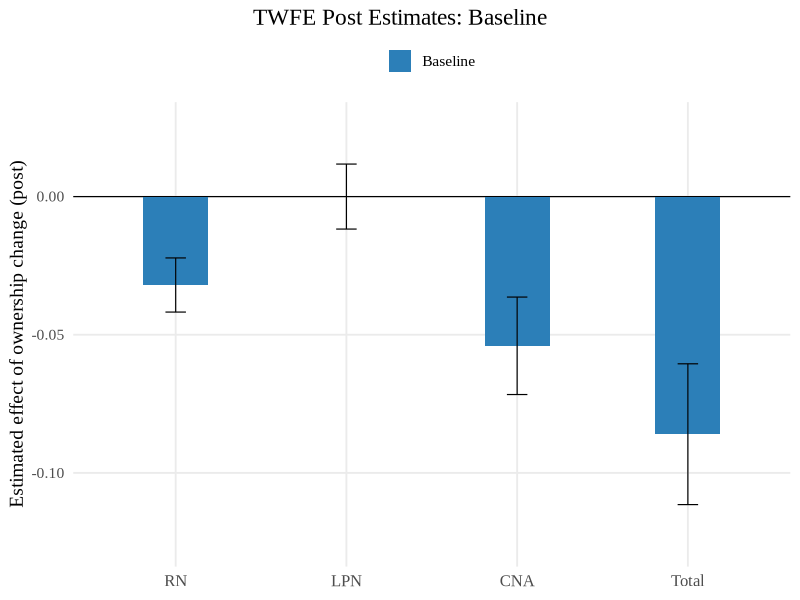
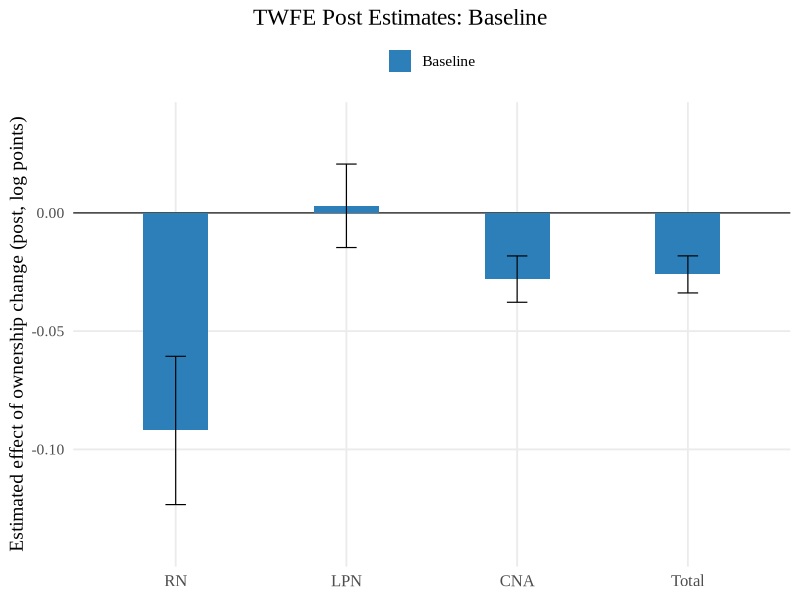
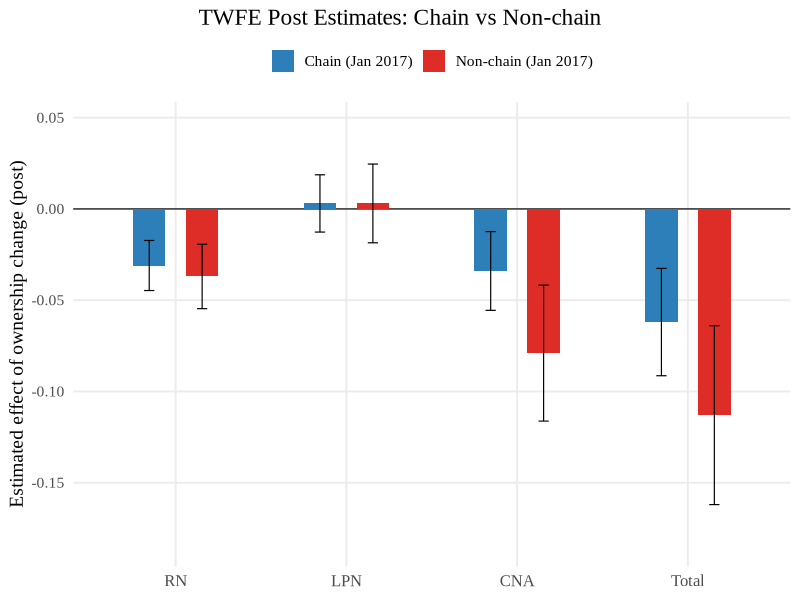
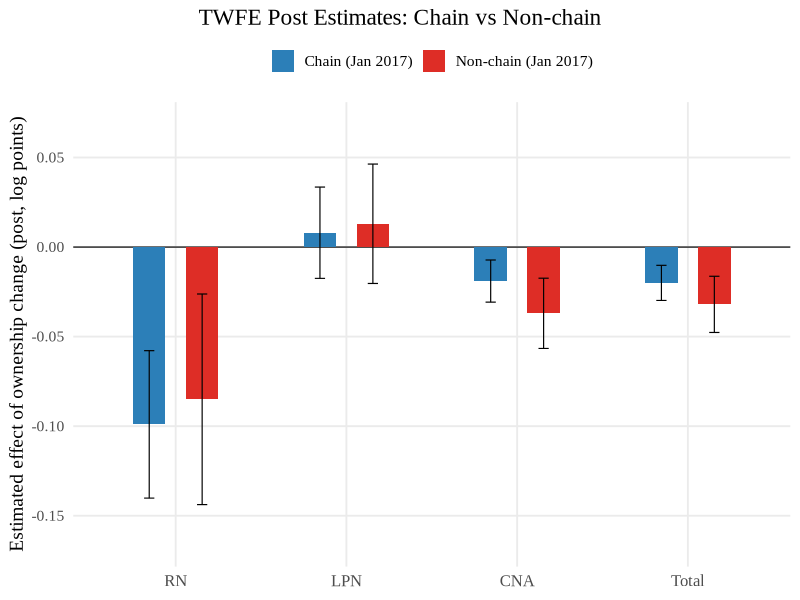
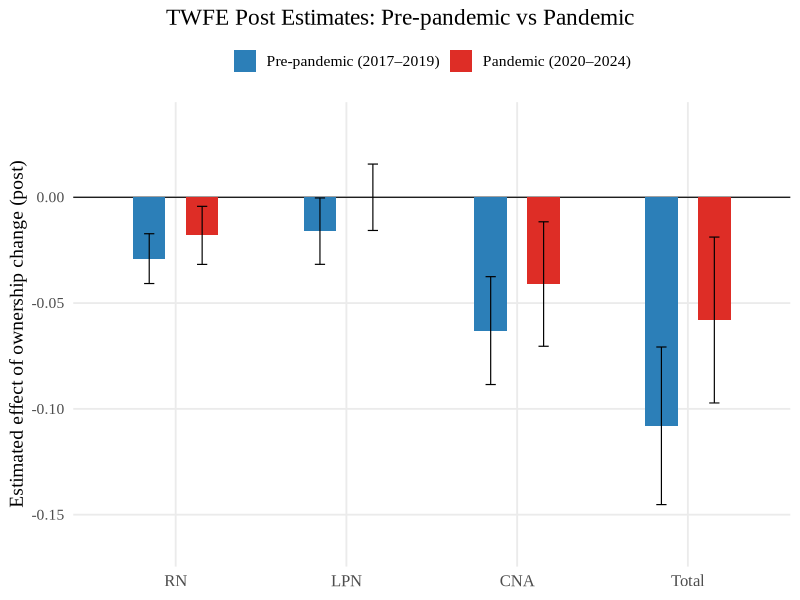
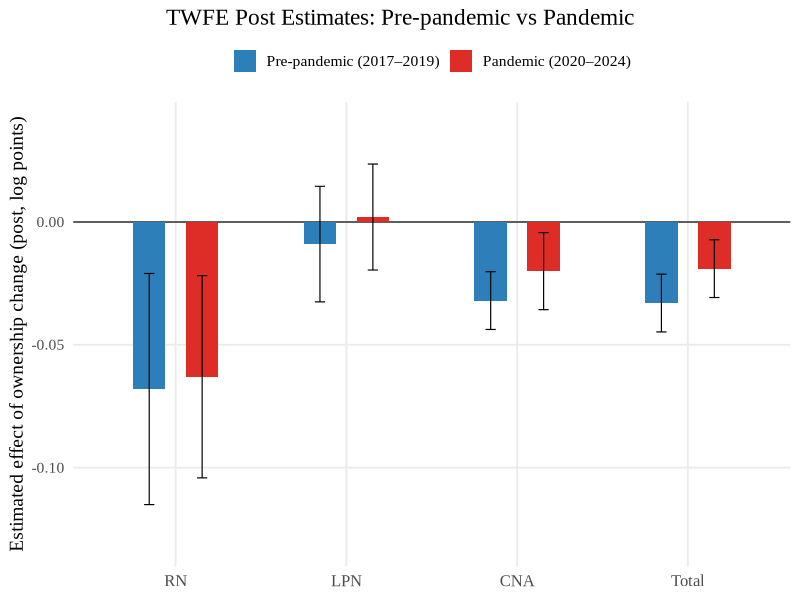

R code for these plots, in order:
suppressPackageStartupMessages({
  library(dplyr)
  library(ggplot2)
  library(scales)
  library(tibble)
})

OUT_DIR <- "C:/Repositories/white-bowblis-nhmc/presentation"
dir.create(OUT_DIR, recursive = TRUE, showWarnings = FALSE)

theme_set(theme_minimal(base_size = 14, base_family = "Times New Roman"))

# -----------------------------
# Helper: compute tight y-lims from 95% CI
# -----------------------------
tight_ylims <- function(df, pad_frac = 0.12) {
  lo <- min(df$estimate - 1.96 * df$se, na.rm = TRUE)
  hi <- max(df$estimate + 1.96 * df$se, na.rm = TRUE)
  rng <- hi - lo
  pad <- ifelse(rng == 0, 0.05, pad_frac * rng)
  c(lo - pad, hi + pad)
}

# -----------------------------
# Plot one panel (either HPPD or Log(HPPD))
#   PDF only (no PNG)
# -----------------------------
plot_twfe_bars_onepanel <- function(df, panel_keep,
                                    title, out_stub,
                                    ylab = "Estimated effect of ownership change (post)",
                                    bar_width = 0.38,
                                    dodge_width = 0.62,
                                    out_width = 10,
                                    out_height = 6.2,
                                    fill_values = c(
                                      "Pre-pandemic (2017–2019)" = "#2C7FB8",
                                      "Pandemic (2020–2024)"     = "#DE2D26",
                                      "Chain (Jan 2017)"         = "#2C7FB8",
                                      "Non-chain (Jan 2017)"     = "#DE2D26",
                                      "Baseline"                 = "#2C7FB8"
                                    )) {
  
  d <- df %>%
    filter(panel == panel_keep) %>%
    mutate(
      outcome = factor(outcome, levels = c("RN", "LPN", "CNA", "Total")),
      group   = if (is.character(group)) factor(group, levels = unique(group)) else group,
      ci_lo   = estimate - 1.96 * se,
      ci_hi   = estimate + 1.96 * se
    )
  
  yl <- tight_ylims(d)
  
  pal <- fill_values[names(fill_values) %in% as.character(unique(d$group))]
  
  p <- ggplot(d, aes(x = outcome, y = estimate, fill = group)) +
    geom_hline(yintercept = 0, linewidth = 0.4) +
    geom_col(position = position_dodge(width = dodge_width), width = bar_width) +
    geom_errorbar(
      aes(ymin = ci_lo, ymax = ci_hi),
      position = position_dodge(width = dodge_width),
      width = 0.12,
      linewidth = 0.4
    ) +
    scale_y_continuous(limits = yl, breaks = pretty_breaks(n = 6)) +
    scale_fill_manual(values = pal, drop = FALSE) +
    labs(x = NULL, y = ylab, title = title, fill = NULL) +
    theme(
      panel.grid.minor = element_blank(),
      legend.position  = "top",
      axis.text.x      = element_text(size = 12),
      plot.title       = element_text(hjust = 0.5),
      plot.title.position = "plot"
    )
  
  out_pdf <- file.path(OUT_DIR, paste0(out_stub, ".pdf"))
  ggsave(out_pdf, p, width = out_width, height = out_height, device = cairo_pdf)
  
  message("Saved:\n- ", normalizePath(out_pdf))
  invisible(p)
}

# ============================================================
# DATA (same numbers you already have)
# ============================================================

df_tab3 <- tribble(
  ~panel,      ~group,     ~outcome, ~estimate, ~se,
  "HPPD",      "Baseline", "RN",     -0.032,    0.005,
  "HPPD",      "Baseline", "LPN",      0.000,   0.006,
  "HPPD",      "Baseline", "CNA",     -0.054,   0.009,
  "HPPD",      "Baseline", "Total",   -0.086,   0.013,
  "Log(HPPD)", "Baseline", "RN",     -0.092,    0.016,
  "Log(HPPD)", "Baseline", "LPN",      0.003,   0.009,
  "Log(HPPD)", "Baseline", "CNA",     -0.028,   0.005,
  "Log(HPPD)", "Baseline", "Total",   -0.026,   0.004
)

df_tab5 <- tribble(
  ~panel,      ~group,                 ~outcome, ~estimate, ~se,
  "HPPD",      "Chain (Jan 2017)",     "RN",     -0.031,    0.007,
  "HPPD",      "Chain (Jan 2017)",     "LPN",      0.003,   0.008,
  "HPPD",      "Chain (Jan 2017)",     "CNA",     -0.034,   0.011,
  "HPPD",      "Chain (Jan 2017)",     "Total",   -0.062,   0.015,
  "HPPD",      "Non-chain (Jan 2017)", "RN",     -0.037,    0.009,
  "HPPD",      "Non-chain (Jan 2017)", "LPN",      0.003,   0.011,
  "HPPD",      "Non-chain (Jan 2017)", "CNA",     -0.079,   0.019,
  "HPPD",      "Non-chain (Jan 2017)", "Total",   -0.113,   0.025,
  "Log(HPPD)", "Chain (Jan 2017)",     "RN",     -0.099,    0.021,
  "Log(HPPD)", "Chain (Jan 2017)",     "LPN",      0.008,   0.013,
  "Log(HPPD)", "Chain (Jan 2017)",     "CNA",     -0.019,   0.006,
  "Log(HPPD)", "Chain (Jan 2017)",     "Total",   -0.020,   0.005,
  "Log(HPPD)", "Non-chain (Jan 2017)", "RN",     -0.085,    0.030,
  "Log(HPPD)", "Non-chain (Jan 2017)", "LPN",      0.013,   0.017,
  "Log(HPPD)", "Non-chain (Jan 2017)", "CNA",     -0.037,   0.010,
  "Log(HPPD)", "Non-chain (Jan 2017)", "Total",   -0.032,   0.008
)

df_tab4 <- tribble(
  ~panel,      ~group,                     ~outcome, ~estimate, ~se,
  "HPPD",      "Pre-pandemic (2017–2019)", "RN",     -0.029,    0.006,
  "HPPD",      "Pre-pandemic (2017–2019)", "LPN",    -0.016,    0.008,
  "HPPD",      "Pre-pandemic (2017–2019)", "CNA",    -0.063,    0.013,
  "HPPD",      "Pre-pandemic (2017–2019)", "Total",  -0.108,    0.019,
  "HPPD",      "Pandemic (2020–2024)",     "RN",     -0.018,    0.007,
  "HPPD",      "Pandemic (2020–2024)",     "LPN",      0.000,   0.008,
  "HPPD",      "Pandemic (2020–2024)",     "CNA",     -0.041,   0.015,
  "HPPD",      "Pandemic (2020–2024)",     "Total",   -0.058,   0.020,
  "Log(HPPD)", "Pre-pandemic (2017–2019)", "RN",     -0.068,    0.024,
  "Log(HPPD)", "Pre-pandemic (2017–2019)", "LPN",    -0.009,    0.012,
  "Log(HPPD)", "Pre-pandemic (2017–2019)", "CNA",    -0.032,    0.006,
  "Log(HPPD)", "Pre-pandemic (2017–2019)", "Total",  -0.033,    0.006,
  "Log(HPPD)", "Pandemic (2020–2024)",     "RN",     -0.063,    0.021,
  "Log(HPPD)", "Pandemic (2020–2024)",     "LPN",      0.002,   0.011,
  "Log(HPPD)", "Pandemic (2020–2024)",     "CNA",     -0.020,   0.008,
  "Log(HPPD)", "Pandemic (2020–2024)",     "Total",   -0.019,   0.006
) %>%
  mutate(group = factor(group, levels = c("Pre-pandemic (2017–2019)", "Pandemic (2020–2024)")))

# ============================================================
# MAKE PLOTS (two per table)
# ============================================================

plot_twfe_bars_onepanel(df_tab3, "HPPD",
                        title = "TWFE Post Estimates: Baseline",
                        out_stub = "twfe_post_baseline_hppd_bars"
)

plot_twfe_bars_onepanel(df_tab3, "Log(HPPD)",
                        title = "TWFE Post Estimates: Baseline",
                        out_stub = "twfe_post_baseline_loghppd_bars",
                        ylab = "Estimated effect of ownership change (post, log points)"
)

plot_twfe_bars_onepanel(df_tab5, "HPPD",
                        title = "TWFE Post Estimates: Chain vs Non-chain",
                        out_stub = "twfe_post_chain_nonchain_hppd_bars"
)

plot_twfe_bars_onepanel(df_tab5, "Log(HPPD)",
                        title = "TWFE Post Estimates: Chain vs Non-chain",
                        out_stub = "twfe_post_chain_nonchain_loghppd_bars",
                        ylab = "Estimated effect of ownership change (post, log points)"
)

plot_twfe_bars_onepanel(df_tab4, "HPPD",
                        title = "TWFE Post Estimates: Pre-pandemic vs Pandemic",
                        out_stub = "twfe_post_prepandemic_pandemic_hppd_bars"
)

plot_twfe_bars_onepanel(df_tab4, "Log(HPPD)",
                        title = "TWFE Post Estimates: Pre-pandemic vs Pandemic",
                        out_stub = "twfe_post_prepandemic_pandemic_loghppd_bars",
                        ylab = "Estimated effect of ownership change (post, log points)"
)
